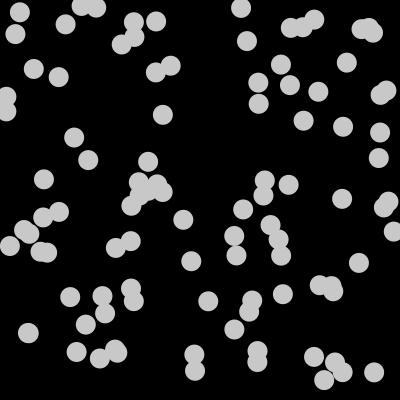
Frame 1 (no input)
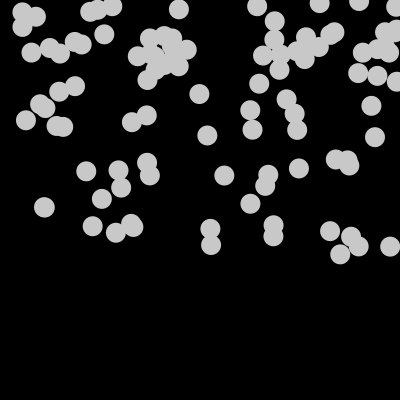
Frame 60 (the mouse pressed at the canvas centre just before this capture)
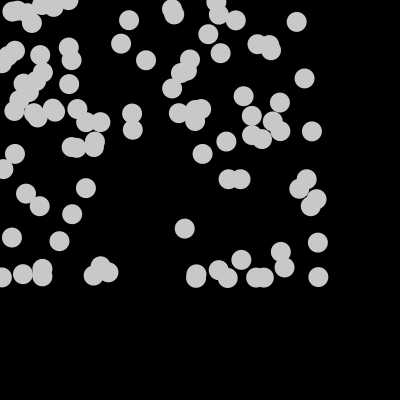
Frame 120 (the mouse held since frame 60 and released just before this capture)

The Processing sketch that drew these frames (run headless with seeded random() and noise(); from frame 60 on, the mouse is pressed at the canvas centre):

// Processing sketch: Particle02
// ── Particle02.pde
ArrayList<Particle> particles;

void setup() {
  size(400, 400);
  particles=new ArrayList <Particle>();

  for (int i=0; i<100; i++) {
    particles.add(new Particle());
  }
}

void draw() {
  background(0);
  for (Particle p : particles) {
    p.update();
    p.display();
    p.checkEdges();
  }
}


// ── Particle.pde
class Particle {

  PVector location;
  PVector velocity;
  float timeX;
  float timeY;
  float increment;

  Particle() {
    location = new PVector(random(width),random(height));
    velocity = new PVector(0, 0);
    timeX=0;
    timeY=1000;
    increment=0.01;
  }
  
  void update() {
    PVector perlinNoise = new PVector(map(noise(timeX),0,1,-.2,.2),map(noise(timeY),0,1,-.2,.2));
    timeX+= increment;
    timeY+= increment;
    velocity.add(perlinNoise);
    location.add(velocity);
  }

  void display() {
    smooth();
    noStroke();
    fill(200);
    ellipse(location.x, location.y, 20, 20);
  }
  
  void checkEdges() {

    if (location.x > width) {
      location.x = width;
      velocity.x *= -1;
    } else if (location.x < 0) {
      velocity.x *= -1;
      location.x = 0;
    }

    if (location.y > height) {
      velocity.y *= -1;
      location.y = height;
    } else if (location.y < 0) {
      velocity.y *= -1;
      location.y = 0;
    }
  }
}
